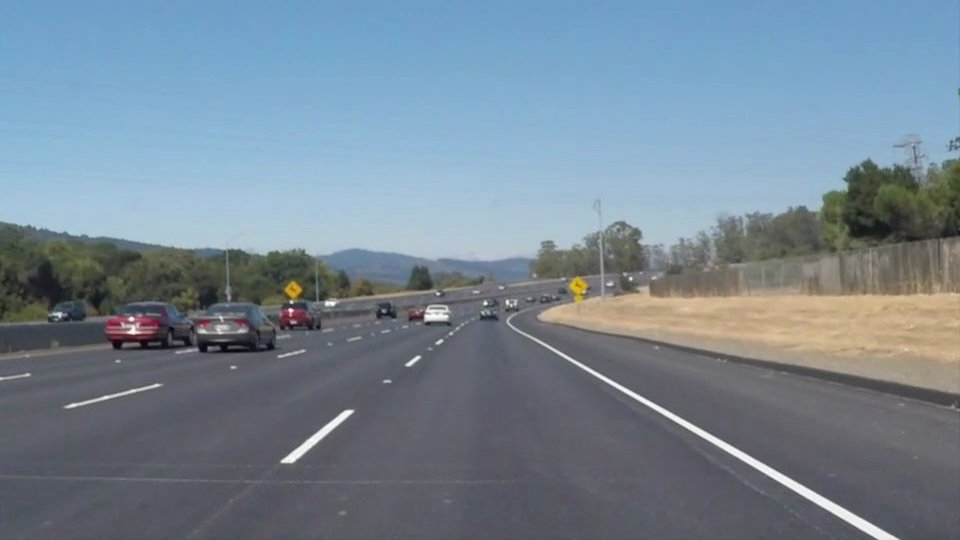
#> input picture test_images/01. solidWhiteCurve.jpg, 960 x 540 px, given in place of the camera
$ python realtime.py   (older library calls are emulated)
#> lines starting #> are read from the running program, lines starting #| are printed output that depends on the picture; after the words box and inside, x2 and y2 are one past the last pixel; in counts of white or black regions, pixels touching at a corner belong together
### kalman Filtering/track.py
import cv2
import numpy as np
from scipy.linalg import block_diag


class LaneTracker:
    def __init__(self, n_lanes, proc_noise_scale, meas_noise_scale,
                 process_cov_parallel=0, proc_noise_type='white'):
#> called with n_lanes = 2, proc_noise_scale = 0.1, meas_noise_scale = 500, process_cov_parallel = 0, proc_noise_type = 'white'
        self.n_lanes = n_lanes
        self.meas_size = 4 * self.n_lanes
        self.state_size = self.meas_size * 2
        self.contr_size = 0

        self.kf = cv2.KalmanFilter(self.state_size, self.meas_size,
                                   self.contr_size)
        self.kf.transitionMatrix = np.eye(self.state_size, dtype=np.float32)
        self.kf.measurementMatrix = np.zeros((self.meas_size, self.state_size),
                                             np.float32)
        for i in range(self.meas_size):
            self.kf.measurementMatrix[i, i*2] = 1

        if proc_noise_type == 'white':
            block = np.matrix([[0.25, 0.5],
                               [0.5, 1.]], dtype=np.float32)
            proc_noise = block_diag(*([block] * self.meas_size))
        if proc_noise_type == 'identity':
            proc_noise = np.eye(self.state_size, dtype=np.float32)
        self.kf.processNoiseCov = proc_noise * proc_noise_scale

        for i in range(0, self.meas_size, 2):
            for j in range(1, self.n_lanes):
                self.kf.processNoiseCov[i, i+(j*8)] = process_cov_parallel
                self.kf.processNoiseCov[i+(j*8), i] = process_cov_parallel

        self.kf.measurementNoiseCov = np.eye(self.meas_size, dtype=np.float32)\
                                      * meas_noise_scale

        self.kf.errorCovPre = np.eye(self.state_size)

        self.meas = np.zeros((self.meas_size, 1), np.float32)
        self.state = np.zeros((self.state_size, 1), np.float32)

        self.first_detected = False

    def _update_dt(self, dt):
        for i in range(0, self.state_size, 2):
            self.kf.transitionMatrix[i, i+1] = dt

    def _first_detect(self, lanes):
        for l, i in zip(lanes, range(0, self.state_size, 8)):
            self.state[i:i+8:2, 0] = l
        self.kf.statePost = self.state
        self.first_detected = True

    def update(self, lanes):
        if self.first_detected:
            for l, i in zip(lanes, range(0, self.meas_size, 4)):
                if l is not None:
                    self.meas[i:i+4, 0] = l
            self.kf.correct(self.meas)
        else:
            if lanes.count(None) == 0:
                self._first_detect(lanes)

    def predict(self, dt):
        if self.first_detected:
            self._update_dt(dt)
            state = self.kf.predict()
            lanes = []
            for i in range(0, len(state), 8):
                lanes.append((state[i], state[i+2], state[i+4], state[i+6]))
            return lanes
        else:
            return None

### kalman Filtering/detect.py
from __future__ import division

import cv2
import numpy as np


class LaneDetector:
    def __init__(self, road_horizon, prob_hough=True):
#> further down, frame is the input picture: shape (540, 960, 3); mean B, G, R 148.1, 134.5, 118.5
        self.prob_hough = prob_hough
        self.vote = 50
        self.roi_theta = 0.3
        self.road_horizon = road_horizon

    # [18 lines left out: function _standard_hough, not called in this run]

    @staticmethod
    def _base_distance(x1, y1, x2, y2, width):
        """Compute the point where the give line crosses the base of the frame
        and return distance of that point from center of the frame
        """
        if x2 == x1:
            return (width*0.5) - x1
        m = (y2-y1)/(x2-x1)
        c = y1 - m*x1
        base_cross = -c/m
        return (width*0.5) - base_cross

    def _scale_line(self, x1, y1, x2, y2, frame_height):
        """Scale the farthest point of the segment to be on the drawing horizon
        """
        #
        if x1 == x2:
            if y1 < y2:
                y1 = self.road_horizon
                y2 = frame_height
                return x1, y1, x2, y2
            else:
                y2 = self.road_horizon
                y1 = frame_height
                return x1, y1, x2, y2
        if y1 < y2:
            m = (y1-y2)/(x1-x2)
            x1 = ((self.road_horizon-y1)/m) + x1
            y1 = self.road_horizon
            x2 = ((frame_height-y2)/m) + x2
            y2 = frame_height
        else:
            m = (y2-y1)/(x2-x1)
            x2 = ((self.road_horizon-y2)/m) + x2
            y2 = self.road_horizon
            x1 = ((frame_height-y1)/m) + x1
            y1 = frame_height
        return x1, y1, x2, y2

    def HSL_color_selection(self, image):

        lower_threshold = np.uint8([0, 200, 0])
        upper_threshold = np.uint8([255, 255, 255])
        white_mask = cv2.inRange(image, lower_threshold, upper_threshold)
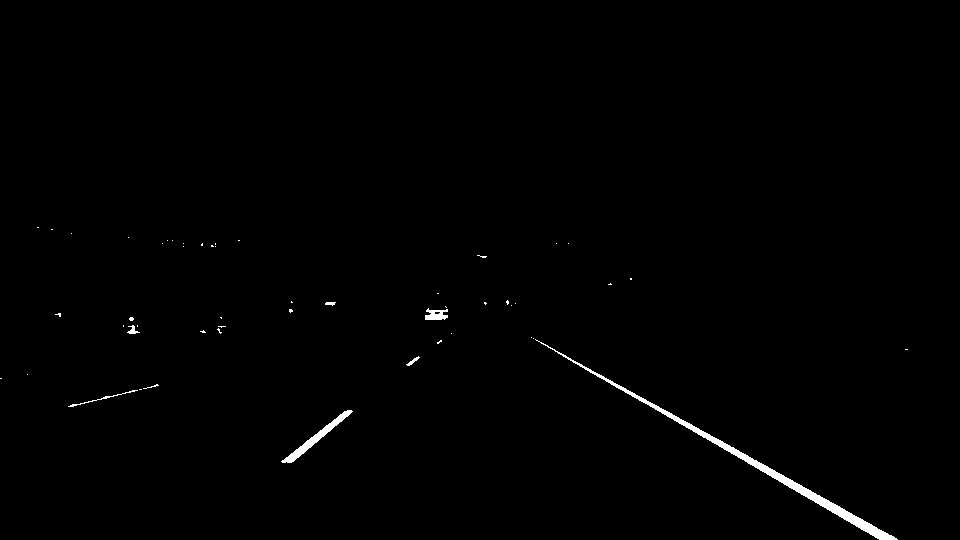
#> white_mask: shape (540, 960); 0.67% white; 51 white regions (43 under 20 px), largest, box (x1, y1, x2, y2) and area: (535, 339, 898, 540) 2283, (281, 410, 353, 463) 571, (425, 308, 448, 320) 187

        lower_threshold = np.uint8([10, 0, 100])
        upper_threshold = np.uint8([40, 255, 255])
        yellow_mask = cv2.inRange(image, lower_threshold, upper_threshold)
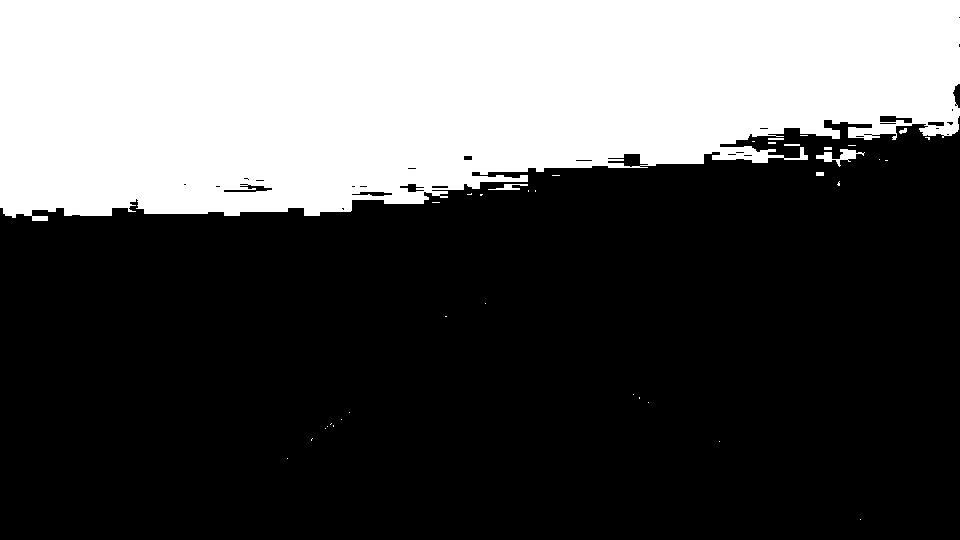
#> yellow_mask: shape (540, 960); 33.4% white; 37 white regions (29 under 20 px), largest, box (x1, y1, x2, y2) and area: (0, 0, 960, 221) 172321, (816, 149, 865, 167) 313, (488, 184, 528, 190) 112

        mask = cv2.bitwise_or(white_mask, yellow_mask)
#> mask: shape (540, 960); 34% white; 73 white regions (57 under 20 px), largest, box (x1, y1, x2, y2) and area: (0, 0, 960, 221) 172321, (535, 339, 898, 540) 2283, (281, 410, 353, 463) 571
        masked_image = cv2.bitwise_and(image, image, mask = mask)
#> masked_image: shape (540, 960, 3); mean of channels 0, 1, 2 5.8, 58.2, 38

        return masked_image

    def region_selection(self, image):
        mask = np.zeros_like(image)
        if len(image.shape) > 2:
            channel_count = image.shape[2]
            ignore_mask_color = (255,) * channel_count
        else:
            ignore_mask_color = 255
        rows, cols = image.shape[:2]
        bottom_left  = [cols * 0.1, rows * 0.95]
        top_left     = [cols * 0.3, rows * 0.4]
        bottom_right = [cols * 0.9, rows * 0.95]
        top_right    = [cols * 0.7, rows * 0.4]
        vertices = np.array([[bottom_left, top_left, top_right, bottom_right]], dtype=np.int32)
        cv2.fillPoly(mask, vertices, ignore_mask_color)
        masked_image = cv2.bitwise_and(image, mask)
        return masked_image

    def detect(self, frame):
        img = cv2.cvtColor(frame, cv2.COLOR_RGB2HLS)
        # cv2.imshow('', img)
        img = self.HSL_color_selection(img)
        img = cv2.cvtColor(img, cv2.COLOR_BGR2GRAY)
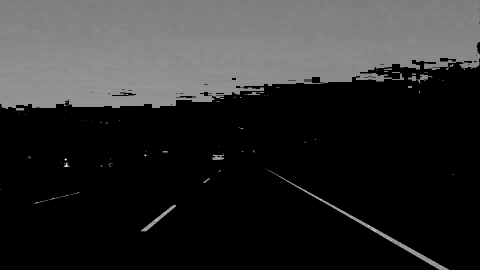
#> img: shape (540, 960) (shown at 1/2 size); min 0, max 244, mean 46.2

        roiy_end = frame.shape[0]
        roix_end = frame.shape[1]
        roi = img[self.road_horizon:roiy_end, 0:roix_end]
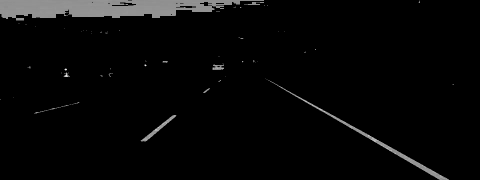
#> roi: shape (360, 960) (shown at 1/2 size); min 0, max 244, mean 7.3


        blur = cv2.GaussianBlur(roi, (13, 13), 0)
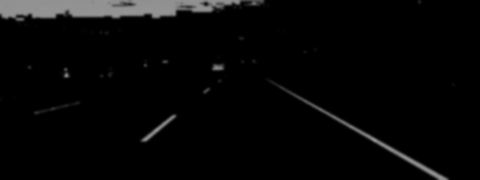
#> blur: shape (360, 960) (shown at 1/2 size); min 0, max 149, mean 7.3
        contours = cv2.Canny(blur, 60, 120)
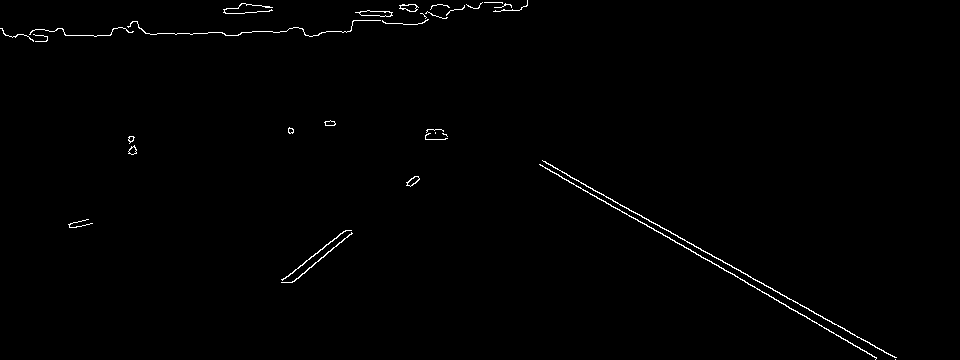
#> contours: shape (360, 960); 0.74% white in thin lines or dots
        contours = self.region_selection(contours)
#> in region_selection, `cv2.fillPoly(mask, vertices, ignore_mask_color)`:
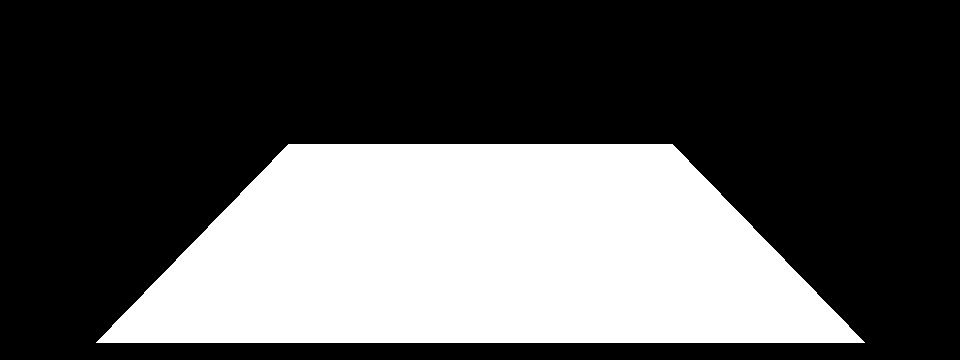
#> mask: shape (360, 960); 33.2% white; 1 white region, box (x1, y1, x2, y2) and area: (96, 144, 865, 343) 114823

        if self.prob_hough:
            lines = cv2.HoughLinesP(contours, 1, np.pi/180, self.vote,
                                    minLineLength=30, maxLineGap=100)
#> lines = [[543, 161, 849, 331], [540, 164, 849, 342], [619, 209, 850, 342], [570, 177, 861, 339], [282, 279, 414, 176], [291, 282, 419, 179], [539, 164, 631, 217]]
#> (the rest of the program and of its run is left out)
